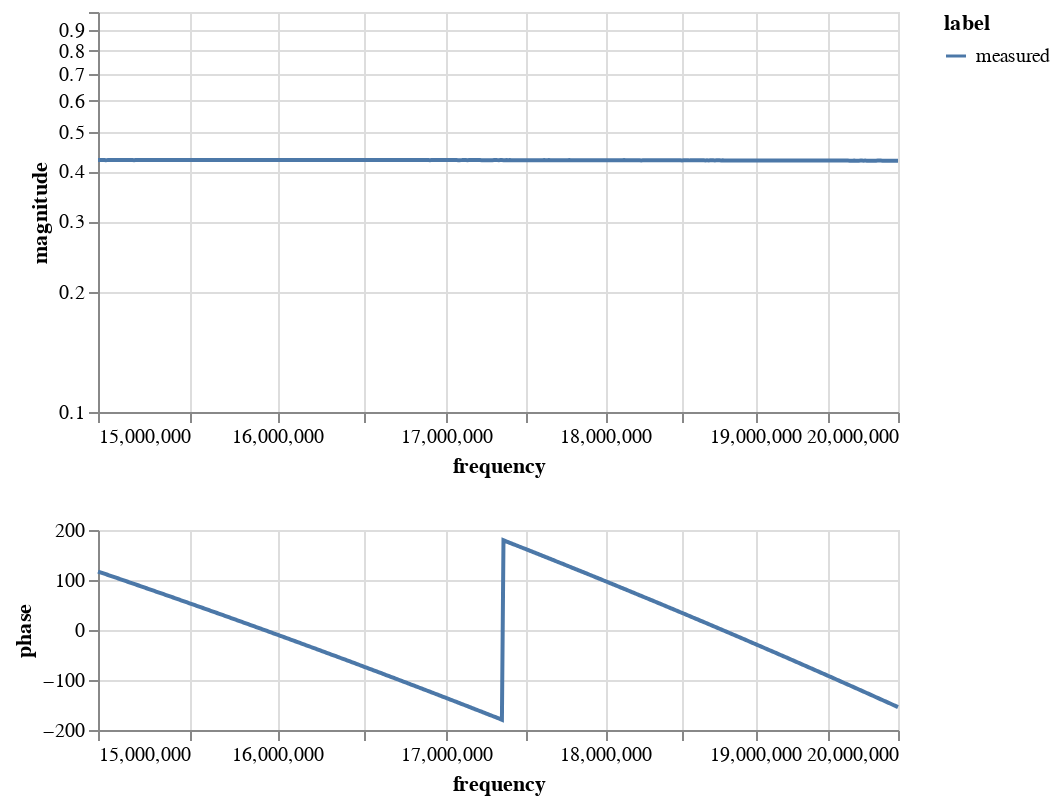

The cell this chart's notebook holds for it:
### Code cell
magnitudechart = alt.Chart(df).mark_line(clip=True).encode(
    x=alt.X('frequency:Q').scale(type="log",domain = (1.5e7,2e7)),
    y=alt.Y('magnitude:Q').scale(type="log"),#,domain = (1,1.5)),
    color='label:N',
).properties(
    width=400,
    height=200
)

phasechart = alt.Chart(df).mark_line().encode(
    x=alt.X('frequency:Q').scale(type="log",domain = (1.5e7,2e7)),
    y=alt.Y('phase:Q'),
    color='label:N',
).properties(
    width=400,
    height=100
)

alt.vconcat(magnitudechart,phasechart)#.transform_filter(alt.FieldRangePredicate(field='freq', range=[8e6, 1e8]))

### Figure 1 — Vega-Lite specification as saved in the notebook (floating-point values rounded to 4 significant figures; data arrays with more than 128 entries replaced by an {"elided": "..."} marker saying what was removed)
{"config": {"view": {"continuousWidth": 300, "continuousHeight": 300}}, "vconcat": [{"mark": {"type": "line", "clip": true}, "encoding": {"color": {"field": "label", "type": "nominal"}, "x": {"field": "frequency", "scale": {"type": "log", "domain": [15000000.0, 20000000.0]}, "type": "quantitative"}, "y": {"field": "magnitude", "scale": {"type": "log"}, "type": "quantitative"}}, "height": 200, "width": 400}, {"mark": {"type": "line"}, "encoding": {"color": {"field": "label", "type": "nominal"}, "x": {"field": "frequency", "scale": {"type": "log", "domain": [15000000.0, 20000000.0]}, "type": "quantitative"}, "y": {"field": "phase", "type": "quantitative"}}, "height": 100, "width": 400}], "data": {"name": "data-3956e6c8e21fab64724e0f6b38326c9f"}, "$schema": "https://vega.github.io/schema/vega-lite/v5.16.3.json", "datasets": {"data-3956e6c8e21fab64724e0f6b38326c9f": {"elided": "512 records"}}}
